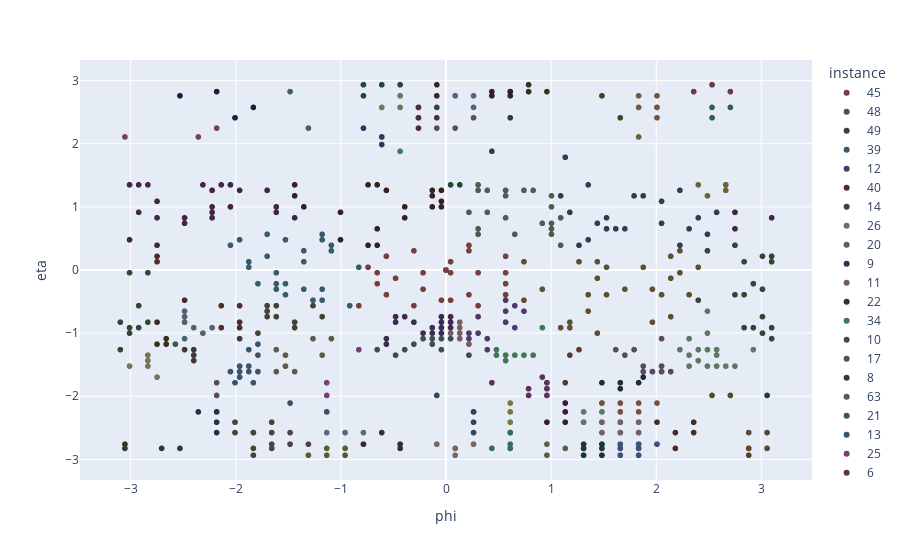

Notebook code for this chart:
### Code cell
px.scatter(events[0].input_event, x='phi', y='eta', color='instance', color_discrete_sequence=palette)

### Figure 1 — Plotly figure (JSON) as saved in the notebook; plotly's stock layout.template omitted (floating-point values rounded to 4 significant figures; data arrays with more than 128 entries replaced by an {"elided": "..."} marker saying what was removed)
{"data": [{"hovertemplate": "instance=45<br>phi=%{x}<br>eta=%{y}<extra></extra>", "legendgroup": "45", "marker": {"color": "rgb(120,62,62)", "symbol": "circle"}, "mode": "markers", "name": "45", "showlegend": true, "type": "scattergl", "x": {"elided": "512 float values"}, "xaxis": "x", "y": {"elided": "512 float values"}, "yaxis": "y"}, {"hovertemplate": "instance=48<br>phi=%{x}<br>eta=%{y}<extra></extra>", "legendgroup": "48", "marker": {"color": "rgb(94,79,49)", "symbol": "circle"}, "mode": "markers", "name": "48", "showlegend": true, "type": "scattergl", "x": [2.225, 1.44, 2.138, 0.9163, 1.702, 1.963, 1.353, 1.527, 2.051, 2.313, 0.7418, 1.353, 2.138, 1.178, 1.963, 1.091, 1.178, 1.44, 1.527, 1.876, 2.4, 0.7418, 1.265, 1.44, 2.138, 2.225], "xaxis": "x", "y": [-0.0435, -0.1305, -0.1305, -0.3045, -0.3045, -0.3045, -0.3915, -0.3915, -0.3915, -0.3915, -0.4785, -0.6525, -0.7395, -0.8265, -0.8265, -0.9135, -0.9135, -1.0, 0.0435, 0.0435, 0.0435, 0.1305, 0.1305, 0.1305, 0.2175, 0.3045], "yaxis": "y"}, {"hovertemplate": "instance=49<br>phi=%{x}<br>eta=%{y}<extra></extra>", "legendgroup": "49", "marker": {"color": "rgb(53,69,53)", "symbol": "circle"}, "mode": "markers", "name": "49", "showlegend": true, "type": "scattergl", "x": [-3.011, -2.836, 2.923, 3.011, 2.749, 2.836, 2.4, -2.923, 3.011, -3.098, -2.836, 2.836, 2.923, 3.098, -3.011, -2.923, 3.011, -3.011, 3.098, 2.836, 3.098, 3.011, 3.098, 2.487, 2.749, -3.098], "xaxis": "x", "y": [-0.0435, -0.0435, -0.2175, -0.3045, -0.3915, -0.3915, -0.4785, -0.5655, -0.7395, -0.8265, -0.8265, -0.9135, -0.9135, -0.9135, -0.9135, -0.9135, -1.0, -1.0, -1.087, 0.1305, 0.1305, 0.2175, 0.2175, 0.3045, 0.3915, -1.262], "yaxis": "y"}, {"hovertemplate": "instance=39<br>phi=%{x}<br>eta=%{y}<extra></extra>", "legendgroup": "39", "marker": {"color": "rgb(56,90,107)", "symbol": "circle"}, "mode": "markers", "name": "39", "showlegend": true, "type": "scattergl", "x": [-1.614, -1.789, -1.614, -1.527, -1.614, -1.353, -1.178, -1.527, -1.265, -1.178, -0.9163, -1.876, -0.829, -1.876, -1.353, -1.702, -1.353, -1.091, -2.051, -1.091, -1.963, -1.527, -1.178, -1.702, -1.178], "xaxis": "x", "y": [-0.0435, -0.2175, -0.2175, -0.2175, -0.3045, -0.3045, -0.3045, -0.3915, -0.4785, -0.4785, -0.5655, 0.0435, 0.0435, 0.1305, 0.1305, 0.2175, 0.3045, 0.3045, 0.3915, 0.3915, 0.4785, 0.4785, 0.4785, 0.5655, 0.5655], "yaxis": "y"}, {"hovertemplate": "instance=12<br>phi=%{x}<br>eta=%{y}<extra></extra>", "legendgroup": "12", "marker": {"color": "rgb(80,56,107)", "symbol": "circle"}, "mode": "markers", "name": "12", "showlegend": true, "type": "scattergl", "x": [0.5672, 0.6545, 0.5672, 0.7418, 0.3054, 0.5672, 0.6545, 0.2182, 0.3054, 0.2182, 0.3927, 0.3927], "xaxis": "x", "y": [-0.4785, -0.5655, -0.6525, -0.6525, -0.7395, -0.8265, -0.9135, -1.001, -1.0, -1.088, -1.087, -1.262], "yaxis": "y"}, {"hovertemplate": "instance=40<br>phi=%{x}<br>eta=%{y}<extra></extra>", "legendgroup": "40", "marker": {"color": "rgb(82,42,42)", "symbol": "circle"}, "mode": "markers", "name": "40", "showlegend": true, "type": "scattergl", "x": [-2.487, -2.138, -1.963, -1.963, -2.138, -1.963, -2.749, -2.749], "xaxis": "x", "y": [-0.4785, -0.5655, -0.5655, -0.8265, -0.9135, -0.9135, 0.1305, 0.2175], "yaxis": "y"}, {"hovertemplate": "instance=14<br>phi=%{x}<br>eta=%{y}<extra></extra>", "legendgroup": "14", "marker": {"color": "rgb(69,64,53)", "symbol": "circle"}, "mode": "markers", "name": "14", "showlegend": true, "type": "scattergl", "x": [-1.702, -1.614, -1.265, -1.702, -1.702, -1.614, -1.178, -1.44, -1.44, -1.789], "xaxis": "x", "y": [-0.5655, -0.5655, -0.5655, -0.6525, -0.7395, -0.7395, -0.7395, -0.8265, -0.9135, -1.0], "yaxis": "y"}, {"hovertemplate": "instance=26<br>phi=%{x}<br>eta=%{y}<extra></extra>", "legendgroup": "26", "marker": {"color": "rgb(92,120,98)", "symbol": "circle"}, "mode": "markers", "name": "26", "showlegend": true, "type": "scattergl", "x": [2.487, 2.487, 2.313, 2.487, 2.574, 2.225, 2.4, 2.923, 2.313, 2.574, 2.4, 2.313, 2.487, 2.574, 2.749, 2.662], "xaxis": "x", "y": [-0.6525, -1.0, -1.088, -1.261, -1.261, -1.261, -1.262, -1.261, -1.348, -1.349, -1.436, -1.523, -1.522, -1.523, -1.523, -1.522], "yaxis": "y"}, {"hovertemplate": "instance=20<br>phi=%{x}<br>eta=%{y}<extra></extra>", "legendgroup": "20", "marker": {"color": "rgb(82,97,107)", "symbol": "circle"}, "mode": "markers", "name": "20", "showlegend": true, "type": "scattergl", "x": [-2.487, -2.487, -2.487, -2.4, -2.225, -2.313, -2.487], "xaxis": "x", "y": [-0.6525, -0.7395, -0.8265, -0.9135, -0.9135, -1.0, -1.087], "yaxis": "y"}, {"hovertemplate": "instance=9<br>phi=%{x}<br>eta=%{y}<extra></extra>", "legendgroup": "9", "marker": {"color": "rgb(63,42,82)", "symbol": "circle"}, "mode": "markers", "name": "9", "showlegend": true, "type": "scattergl", "x": [0.04363, -0.48, -0.3927, -0.04363, 0.04363, -0.48, -0.3054, -0.04363, 0.04363, -0.1309, -0.04363, -0.2182, -0.1309, -0.04363, -0.5672, -0.5672], "xaxis": "x", "y": [-0.7395, -0.7395, -0.7395, -0.7395, -0.8265, -0.8265, -0.8265, -0.8265, -0.9135, -0.9135, -0.9135, -1.001, -1.0, -1.0, -1.088, -1.174], "yaxis": "y"}, {"hovertemplate": "instance=11<br>phi=%{x}<br>eta=%{y}<extra></extra>", "legendgroup": "11", "marker": {"color": "rgb(120,92,92)", "symbol": "circle"}, "mode": "markers", "name": "11", "showlegend": true, "type": "scattergl", "x": [0.1309, 0.1309, 0.04363, 0.1309, 0.1309, 0.2182], "xaxis": "x", "y": [-0.8265, -0.9135, -1.0, -1.0, -1.088, -1.174], "yaxis": "y"}, {"hovertemplate": "instance=22<br>phi=%{x}<br>eta=%{y}<extra></extra>", "legendgroup": "22", "marker": {"color": "rgb(56,49,29)", "symbol": "circle"}, "mode": "markers", "name": "22", "showlegend": true, "type": "scattergl", "x": [-2.749, -2.662, -2.749, -2.662], "xaxis": "x", "y": [-0.8265, -1.088, -1.174, -1.174], "yaxis": "y"}, {"hovertemplate": "instance=34<br>phi=%{x}<br>eta=%{y}<extra></extra>", "legendgroup": "34", "marker": {"color": "rgb(62,120,81)", "symbol": "circle"}, "mode": "markers", "name": "34", "showlegend": true, "type": "scattergl", "x": [0.9163, 0.48, 0.48, 0.829, 0.5672, 0.7418, 0.5672, 0.6545], "xaxis": "x", "y": [-0.9135, -1.261, -1.348, -1.349, -1.348, -1.348, -1.435, -1.348], "yaxis": "y"}, {"hovertemplate": "instance=10<br>phi=%{x}<br>eta=%{y}<extra></extra>", "legendgroup": "10", "marker": {"color": "rgb(63,74,82)", "symbol": "circle"}, "mode": "markers", "name": "10", "showlegend": true, "type": "scattergl", "x": [0.04363, -0.2182, -0.1309, -0.04363, -0.3054, -0.1309, -0.48, -0.6545, -0.3927, -0.04363, 0.2182], "xaxis": "x", "y": [-1.087, -1.088, -1.087, -1.087, -1.174, -1.174, -1.348, -1.262, -1.262, -1.262, -1.349], "yaxis": "y"}, {"hovertemplate": "instance=17<br>phi=%{x}<br>eta=%{y}<extra></extra>", "legendgroup": "17", "marker": {"color": "rgb(91,73,94)", "symbol": "circle"}, "mode": "markers", "name": "17", "showlegend": true, "type": "scattergl", "x": [2.051, 1.789, 1.614, 1.702, 1.963, 2.051, 2.138, 1.876, 2.051, 1.876, 1.963, 2.051, 2.051, 2.138], "xaxis": "x", "y": [-1.087, -1.262, -1.262, -1.349, -1.609, -1.61, -1.609, -1.522, -1.523, -1.61, -1.61, -1.522, -1.609, -1.61], "yaxis": "y"}, {"hovertemplate": "instance=8<br>phi=%{x}<br>eta=%{y}<extra></extra>", "legendgroup": "8", "marker": {"color": "rgb(69,53,53)", "symbol": "circle"}, "mode": "markers", "name": "8", "showlegend": true, "type": "scattergl", "x": [-1.963, -2.487, -2.4, -2.4, -2.4], "xaxis": "x", "y": [-1.087, -1.262, -1.262, -1.348, -1.435], "yaxis": "y"}, {"hovertemplate": "instance=63<br>phi=%{x}<br>eta=%{y}<extra></extra>", "legendgroup": "63", "marker": {"color": "rgb(94,89,73)", "symbol": "circle"}, "mode": "markers", "name": "63", "showlegend": true, "type": "scattergl", "x": [-1.265, -1.091, -1.614, -1.527, -1.178, -1.527, -1.614, -1.44], "xaxis": "x", "y": [-1.087, -1.087, -1.262, -1.348, -1.349, -1.523, -1.61, -1.61], "yaxis": "y"}, {"hovertemplate": "instance=21<br>phi=%{x}<br>eta=%{y}<extra></extra>", "legendgroup": "21", "marker": {"color": "rgb(49,94,67)", "symbol": "circle"}, "mode": "markers", "name": "21", "showlegend": true, "type": "scattergl", "x": [-2.574], "xaxis": "x", "y": [-1.174], "yaxis": "y"}, {"hovertemplate": "instance=13<br>phi=%{x}<br>eta=%{y}<extra></extra>", "legendgroup": "13", "marker": {"color": "rgb(56,83,107)", "symbol": "circle"}, "mode": "markers", "name": "13", "showlegend": true, "type": "scattergl", "x": [-1.789, -1.876, -1.789, -2.051, -1.963, -1.876, -1.789, -1.963, -2.007, -1.833, -1.963, -1.876], "xaxis": "x", "y": [-1.174, -1.261, -1.348, -1.609, -1.61, -1.61, -1.61, -1.697, -1.785, -1.785, -1.523, -1.522], "yaxis": "y"}, {"hovertemplate": "instance=25<br>phi=%{x}<br>eta=%{y}<extra></extra>", "legendgroup": "25", "marker": {"color": "rgb(120,62,120)", "symbol": "circle"}, "mode": "markers", "name": "25", "showlegend": true, "type": "scattergl", "x": [-0.829, -1.134, -1.134], "xaxis": "x", "y": [-1.261, -1.986, -1.785], "yaxis": "y"}, {"hovertemplate": "instance=6<br>phi=%{x}<br>eta=%{y}<extra></extra>", "legendgroup": "6", "marker": {"color": "rgb(94,55,49)", "symbol": "circle"}, "mode": "markers", "name": "6", "showlegend": true, "type": "scattergl", "x": [1.178, 1.265, 1.134], "xaxis": "x", "y": [-1.349, -1.262, -1.785], "yaxis": "y"}, {"hovertemplate": "instance=47<br>phi=%{x}<br>eta=%{y}<extra></extra>", "legendgroup": "47", "marker": {"color": "rgb(120,114,92)", "symbol": "circle"}, "mode": "markers", "name": "47", "showlegend": true, "type": "scattergl", "x": [-2.836, -2.749, -2.836, -2.836, -3.011], "xaxis": "x", "y": [-1.348, -1.696, -1.435, -1.523, -1.522], "yaxis": "y"}, {"hovertemplate": "instance=43<br>phi=%{x}<br>eta=%{y}<extra></extra>", "legendgroup": "43", "marker": {"color": "rgb(73,94,81)", "symbol": "circle"}, "mode": "markers", "name": "43", "showlegend": true, "type": "scattergl", "x": [1.091, 0.3054, 0.6545, 1.004, 0.3054, 1.004, 0.9163, 1.004, 0.5672, 1.091, 0.2182, 0.3927, 1.004, 0.5672, 1.004, 0.3054, 0.3927, 0.5672, 0.829, 0.5672, 0.7418, 0.3054], "xaxis": "x", "y": [0.3915, 0.5655, 0.5655, 0.5655, 0.6525, 0.6525, 0.7395, 0.7395, 0.8265, 0.8265, 0.9135, 0.9135, 1.0, 1.174, 1.174, 1.261, 1.261, 1.262, 1.262, 1.262, 1.262, 1.349], "yaxis": "y"}, {"hovertemplate": "instance=44<br>phi=%{x}<br>eta=%{y}<extra></extra>", "legendgroup": "44", "marker": {"color": "rgb(42,63,82)", "symbol": "circle"}, "mode": "markers", "name": "44", "showlegend": true, "type": "scattergl", "x": [1.265, 2.225, 1.353, 2.487, 1.527, 1.614, 1.702, 2.313, 1.44, 2.051, 1.527, 2.4, 1.178, 2.574, 2.051, 1.091, 1.789, 1.876, 2.225, 1.353, 1.134], "xaxis": "x", "y": [0.3915, 0.3915, 0.4785, 0.5655, 0.6525, 0.6525, 0.6525, 0.6525, 0.7395, 0.7395, 0.8265, 0.8265, 0.9135, 0.9135, 1.087, 1.174, 1.174, 1.174, 1.262, 1.349, 1.785], "yaxis": "y"}, {"hovertemplate": "instance=46<br>phi=%{x}<br>eta=%{y}<extra></extra>", "legendgroup": "46", "marker": {"color": "rgb(69,36,69)", "symbol": "circle"}, "mode": "markers", "name": "46", "showlegend": true, "type": "scattergl", "x": [-2.749, -3.011, 2.749, -2.487, 3.098, -2.749, -2.487, -2.225, -1.44, 2.749, -2.923, -2.225, -1.614, -2.225, -2.051, -1.614, -2.749, -1.963, -1.702, -3.011, -2.923, -2.836, -2.313, -2.225, -2.138, -2.051], "xaxis": "x", "y": [0.3915, 0.4785, 0.6525, 0.7395, 0.8265, 0.8265, 0.8265, 0.8265, 0.8265, 0.9135, 0.9135, 0.9135, 0.9135, 1.0, 1.0, 1.0, 1.087, 1.262, 1.262, 1.349, 1.349, 1.349, 1.349, 1.262, 1.349, 1.349], "yaxis": "y"}, {"hovertemplate": "instance=51<br>phi=%{x}<br>eta=%{y}<extra></extra>", "legendgroup": "51", "marker": {"color": "rgb(56,33,29)", "symbol": "circle"}, "mode": "markers", "name": "51", "showlegend": true, "type": "scattergl", "x": [-0.7418, -0.6545, -1.004, -0.6545, -0.3927, -1.004, -1.353, -0.3927, -0.1309, -0.04363, -0.04363, -1.44, -0.1309, -0.5672, -0.1309, -1.44, -0.7418, -0.6545, -0.04363], "xaxis": "x", "y": [0.3915, 0.3915, 0.4785, 0.6525, 0.8265, 0.9135, 1.0, 1.0, 1.0, 1.0, 1.087, 1.174, 1.174, 1.262, 1.262, 1.349, 1.348, 1.349, 1.262], "yaxis": "y"}, {"hovertemplate": "instance=27<br>phi=%{x}<br>eta=%{y}<extra></extra>", "legendgroup": "27", "marker": {"color": "rgb(107,100,56)", "symbol": "circle"}, "mode": "markers", "name": "27", "showlegend": true, "type": "scattergl", "x": [2.487, 2.662, 2.662, 2.4, 2.662, 1.833], "xaxis": "x", "y": [1.174, 1.349, 1.262, 1.349, 1.349, 2.108], "yaxis": "y"}, {"hovertemplate": "instance=57<br>phi=%{x}<br>eta=%{y}<extra></extra>", "legendgroup": "57", "marker": {"color": "rgb(36,69,51)", "symbol": "circle"}, "mode": "markers", "name": "57", "showlegend": true, "type": "scattergl", "x": [0.1309, 0.04363, 0.4363], "xaxis": "x", "y": [1.349, 1.349, 1.88], "yaxis": "y"}, {"hovertemplate": "instance=53<br>phi=%{x}<br>eta=%{y}<extra></extra>", "legendgroup": "53", "marker": {"color": "rgb(29,44,56)", "symbol": "circle"}, "mode": "markers", "name": "53", "showlegend": true, "type": "scattergl", "x": [1.876, 1.484, 1.833, 1.658, 1.658], "xaxis": "x", "y": [-1.697, -1.785, -1.785, -1.785, -1.88], "yaxis": "y"}, {"hovertemplate": "instance=5<br>phi=%{x}<br>eta=%{y}<extra></extra>", "legendgroup": "5", "marker": {"color": "rgb(94,49,91)", "symbol": "circle"}, "mode": "markers", "name": "5", "showlegend": true, "type": "scattergl", "x": [0.4363, 0.9599, 0.7854, 0.9599, 0.9599, 0.9599, 0.9599, 0.9599, 0.9163, 0.9599, 0.7854], "xaxis": "x", "y": [-1.785, -1.785, -1.88, -1.88, -1.986, -1.785, -1.88, -1.986, -1.696, -1.88, -1.987], "yaxis": "y"}, {"hovertemplate": "instance=54<br>phi=%{x}<br>eta=%{y}<extra></extra>", "legendgroup": "54", "marker": {"color": "rgb(94,76,73)", "symbol": "circle"}, "mode": "markers", "name": "54", "showlegend": true, "type": "scattergl", "x": [-2.182, -2.182], "xaxis": "x", "y": [-1.785, -1.986], "yaxis": "y"}, {"hovertemplate": "instance=71<br>phi=%{x}<br>eta=%{y}<extra></extra>", "legendgroup": "71", "marker": {"color": "rgb(82,76,42)", "symbol": "circle"}, "mode": "markers", "name": "71", "showlegend": true, "type": "scattergl", "x": [2.531, 2.705], "xaxis": "x", "y": [-1.986, -1.987], "yaxis": "y"}, {"hovertemplate": "instance=65<br>phi=%{x}<br>eta=%{y}<extra></extra>", "legendgroup": "65", "marker": {"color": "rgb(43,56,50)", "symbol": "circle"}, "mode": "markers", "name": "65", "showlegend": true, "type": "scattergl", "x": [3.054], "xaxis": "x", "y": [-1.987], "yaxis": "y"}, {"hovertemplate": "instance=38<br>phi=%{x}<br>eta=%{y}<extra></extra>", "legendgroup": "38", "marker": {"color": "rgb(49,67,94)", "symbol": "circle"}, "mode": "markers", "name": "38", "showlegend": true, "type": "scattergl", "x": [-0.08727, 0.2618, 0.2618, 0.2618, 0.2618], "xaxis": "x", "y": [-1.987, -2.247, -2.575, -2.247, -2.411], "yaxis": "y"}, {"hovertemplate": "instance=4<br>phi=%{x}<br>eta=%{y}<extra></extra>", "legendgroup": "4", "marker": {"color": "rgb(56,29,54)", "symbol": "circle"}, "mode": "markers", "name": "4", "showlegend": true, "type": "scattergl", "x": [1.134, 1.134, 1.134, 1.134, 0.9599], "xaxis": "x", "y": [-2.108, -2.108, -2.247, -2.411, -2.411], "yaxis": "y"}, {"hovertemplate": "instance=7<br>phi=%{x}<br>eta=%{y}<extra></extra>", "legendgroup": "7", "marker": {"color": "rgb(120,78,62)", "symbol": "circle"}, "mode": "markers", "name": "7", "showlegend": true, "type": "scattergl", "x": [1.484, 1.658, 2.007, 1.658, 1.484, 1.658, 1.833, 1.833], "xaxis": "x", "y": [-2.107, -2.107, -2.108, -2.247, -2.107, -2.247, -2.108, -2.247], "yaxis": "y"}, {"hovertemplate": "instance=36<br>phi=%{x}<br>eta=%{y}<extra></extra>", "legendgroup": "36", "marker": {"color": "rgb(120,120,62)", "symbol": "circle"}, "mode": "markers", "name": "36", "showlegend": true, "type": "scattergl", "x": [0.6109, 0.6109, 0.6109], "xaxis": "x", "y": [-2.247, -2.108, -2.411], "yaxis": "y"}, {"hovertemplate": "instance=3<br>phi=%{x}<br>eta=%{y}<extra></extra>", "legendgroup": "3", "marker": {"color": "rgb(92,120,109)", "symbol": "circle"}, "mode": "markers", "name": "3", "showlegend": true, "type": "scattergl", "x": [1.309, 1.484, 1.309, 1.484, 1.309, 1.309, 1.309], "xaxis": "x", "y": [-2.247, -2.247, -2.411, -2.247, -2.411, -2.411, -2.411], "yaxis": "y"}, {"hovertemplate": "instance=42<br>phi=%{x}<br>eta=%{y}<extra></extra>", "legendgroup": "42", "marker": {"color": "rgb(36,49,69)", "symbol": "circle"}, "mode": "markers", "name": "42", "showlegend": true, "type": "scattergl", "x": [-2.356, -2.182, -2.182, -2.182, -2.182], "xaxis": "x", "y": [-2.247, -2.247, -2.411, -2.575, -2.247], "yaxis": "y"}, {"hovertemplate": "instance=0<br>phi=%{x}<br>eta=%{y}<extra></extra>", "legendgroup": "0", "marker": {"color": "rgb(120,92,116)", "symbol": "circle"}, "mode": "markers", "name": "0", "showlegend": true, "type": "scattergl", "x": [1.484, 1.658, 1.833, 1.484, 1.658, 1.833, 1.484, 1.658, 1.833, 1.833, 1.484, 1.658, 1.658, 1.484, 1.658, 1.833, 1.484, 1.658, 1.833, 1.484, 1.658, 1.658, 1.833, 1.484, 1.658], "xaxis": "x", "y": [-2.411, -2.411, -2.411, -2.575, -2.575, -2.575, -2.411, -2.411, -2.411, -2.575, -2.411, -2.411, -2.575, -2.411, -2.411, -2.411, -2.575, -2.575, -2.575, -2.411, -2.411, -2.575, -2.575, -2.411, -2.411], "yaxis": "y"}, {"hovertemplate": "instance=68<br>phi=%{x}<br>eta=%{y}<extra></extra>", "legendgroup": "68", "marker": {"color": "rgb(69,45,36)", "symbol": "circle"}, "mode": "markers", "name": "68", "showlegend": true, "type": "scattergl", "x": [2.007, 2.356, 2.182, 2.356, 2.182], "xaxis": "x", "y": [-2.411, -2.411, -2.575, -2.575, -2.825], "yaxis": "y"}, {"hovertemplate": "instance=19<br>phi=%{x}<br>eta=%{y}<extra></extra>", "legendgroup": "19", "marker": {"color": "rgb(68,69,53)", "symbol": "circle"}, "mode": "markers", "name": "19", "showlegend": true, "type": "scattergl", "x": [-1.658, -1.833, -1.833, -1.833, -1.833, -1.658, -1.833, -1.833, -2.007, -2.007], "xaxis": "x", "y": [-2.411, -2.575, -2.934, -2.575, -2.575, -2.575, -2.575, -2.825, -2.411, -2.575], "yaxis": "y"}, {"hovertemplate": "instance=55<br>phi=%{x}<br>eta=%{y}<extra></extra>", "legendgroup": "55", "marker": {"color": "rgb(56,107,90)", "symbol": "circle"}, "mode": "markers", "name": "55", "showlegend": true, "type": "scattergl", "x": [0.6109, 0.6109, 0.6109, 0.6109, 0.6109, 0.4363, 0.6109, 0.6109], "xaxis": "x", "y": [-2.575, -2.575, -2.759, -2.575, -2.575, -2.825, -2.825, -2.825], "yaxis": "y"}, {"hovertemplate": "instance=32<br>phi=%{x}<br>eta=%{y}<extra></extra>", "legendgroup": "32", "marker": {"color": "rgb(92,103,120)", "symbol": "circle"}, "mode": "markers", "name": "32", "showlegend": true, "type": "scattergl", "x": [-1.134, -0.9599, -0.7854], "xaxis": "x", "y": [-2.575, -2.575, -2.575], "yaxis": "y"}, {"hovertemplate": "instance=33<br>phi=%{x}<br>eta=%{y}<extra></extra>", "legendgroup": "33", "marker": {"color": "rgb(56,43,54)", "symbol": "circle"}, "mode": "markers", "name": "33", "showlegend": true, "type": "scattergl", "x": [-0.6109, -0.7854, -0.4363, -0.7854, -0.4363], "xaxis": "x", "y": [-2.575, -2.759, -2.759, -2.759, -2.825], "yaxis": "y"}, {"hovertemplate": "instance=50<br>phi=%{x}<br>eta=%{y}<extra></extra>", "legendgroup": "50", "marker": {"color": "rgb(120,100,92)", "symbol": "circle"}, "mode": "markers", "name": "50", "showlegend": true, "type": "scattergl", "x": [0.2618, -0.08727, 0.08727, 0.08727, 0.08727, 0.08727], "xaxis": "x", "y": [-2.759, -2.759, -2.934, -2.825, -2.825, -2.825], "yaxis": "y"}, {"hovertemplate": "instance=70<br>phi=%{x}<br>eta=%{y}<extra></extra>", "legendgroup": "70", "marker": {"color": "rgb(91,94,73)", "symbol": "circle"}, "mode": "markers", "name": "70", "showlegend": true, "type": "scattergl", "x": [0.9599, 0.9599, 1.134], "xaxis": "x", "y": [-2.759, -2.934, -2.825], "yaxis": "y"}, {"hovertemplate": "instance=1<br>phi=%{x}<br>eta=%{y}<extra></extra>", "legendgroup": "1", "marker": {"color": "rgb(29,56,49)", "symbol": "circle"}, "mode": "markers", "name": "1", "showlegend": true, "type": "scattergl", "x": [1.484, 1.484, 1.309, 1.484, 1.309, 1.484, 1.484, 1.309, 1.484, 1.484, 1.309, 1.484, 1.309, 1.309], "xaxis": "x", "y": [-2.759, -2.934, -2.759, -2.759, -2.934, -2.934, -2.759, -2.934, -2.934, -2.825, -2.825, -2.825, -2.825, -2.825], "yaxis": "y"}, {"hovertemplate": "instance=2<br>phi=%{x}<br>eta=%{y}<extra></extra>", "legendgroup": "2", "marker": {"color": "rgb(62,81,120)", "symbol": "circle"}, "mode": "markers", "name": "2", "showlegend": true, "type": "scattergl", "x": [1.658, 1.833, 2.007, 1.658, 1.833, 1.658, 1.833, 1.658, 1.658, 1.833, 2.007, 1.658, 1.833, 1.658, 1.833, 1.658, 1.833, 1.658, 1.833], "xaxis": "x", "y": [-2.759, -2.759, -2.759, -2.934, -2.934, -2.759, -2.759, -2.934, -2.759, -2.759, -2.759, -2.934, -2.934, -2.825, -2.825, -2.825, -2.825, -2.825, -2.825], "yaxis": "y"}, {"hovertemplate": "instance=30<br>phi=%{x}<br>eta=%{y}<extra></extra>", "legendgroup": "30", "marker": {"color": "rgb(82,63,75)", "symbol": "circle"}, "mode": "markers", "name": "30", "showlegend": true, "type": "scattergl", "x": [-1.658, -1.484, -1.309, -1.484, -1.658], "xaxis": "x", "y": [-2.759, -2.759, -2.759, -2.575, -2.825], "yaxis": "y"}, {"hovertemplate": "instance=72<br>phi=%{x}<br>eta=%{y}<extra></extra>", "legendgroup": "72", "marker": {"color": "rgb(94,64,49)", "symbol": "circle"}, "mode": "markers", "name": "72", "showlegend": true, "type": "scattergl", "x": [2.88], "xaxis": "x", "y": [-2.934], "yaxis": "y"}, {"hovertemplate": "instance=31<br>phi=%{x}<br>eta=%{y}<extra></extra>", "legendgroup": "31", "marker": {"color": "rgb(85,94,49)", "symbol": "circle"}, "mode": "markers", "name": "31", "showlegend": true, "type": "scattergl", "x": [-1.309, -1.134, -0.9599, -1.134, -0.9599], "xaxis": "x", "y": [-2.934, -2.934, -2.934, -2.825, -2.825], "yaxis": "y"}, {"hovertemplate": "instance=23<br>phi=%{x}<br>eta=%{y}<extra></extra>", "legendgroup": "23", "marker": {"color": "rgb(62,120,112)", "symbol": "circle"}, "mode": "markers", "name": "23", "showlegend": true, "type": "scattergl", "x": [-0.4363], "xaxis": "x", "y": [1.88], "yaxis": "y"}, {"hovertemplate": "instance=24<br>phi=%{x}<br>eta=%{y}<extra></extra>", "legendgroup": "24", "marker": {"color": "rgb(49,55,94)", "symbol": "circle"}, "mode": "markers", "name": "24", "showlegend": true, "type": "scattergl", "x": [-0.6109, -0.6109, -0.6109, -0.7854], "xaxis": "x", "y": [1.987, 2.108, 2.108, 2.247], "yaxis": "y"}, {"hovertemplate": "instance=66<br>phi=%{x}<br>eta=%{y}<extra></extra>", "legendgroup": "66", "marker": {"color": "rgb(120,62,97)", "symbol": "circle"}, "mode": "markers", "name": "66", "showlegend": true, "type": "scattergl", "x": [-3.054, -2.356, -2.182], "xaxis": "x", "y": [2.108, 2.108, 2.247], "yaxis": "y"}, {"hovertemplate": "instance=69<br>phi=%{x}<br>eta=%{y}<extra></extra>", "legendgroup": "69", "marker": {"color": "rgb(94,80,73)", "symbol": "circle"}, "mode": "markers", "name": "69", "showlegend": true, "type": "scattergl", "x": [0.08727, 0.2618, -0.08727], "xaxis": "x", "y": [2.247, 2.411, 2.247], "yaxis": "y"}, {"hovertemplate": "instance=35<br>phi=%{x}<br>eta=%{y}<extra></extra>", "legendgroup": "35", "marker": {"color": "rgb(60,69,36)", "symbol": "circle"}, "mode": "markers", "name": "35", "showlegend": true, "type": "scattergl", "x": [1.658, 1.484], "xaxis": "x", "y": [2.411, 2.759], "yaxis": "y"}, {"hovertemplate": "instance=73<br>phi=%{x}<br>eta=%{y}<extra></extra>", "legendgroup": "73", "marker": {"color": "rgb(49,94,88)", "symbol": "circle"}, "mode": "markers", "name": "73", "showlegend": true, "type": "scattergl", "x": [2.531, 2.531, 2.705], "xaxis": "x", "y": [2.411, 2.575, 2.575], "yaxis": "y"}, {"hovertemplate": "instance=67<br>phi=%{x}<br>eta=%{y}<extra></extra>", "legendgroup": "67", "marker": {"color": "rgb(29,33,56)", "symbol": "circle"}, "mode": "markers", "name": "67", "showlegend": true, "type": "scattergl", "x": [-2.007, -2.531, -1.833, -2.182], "xaxis": "x", "y": [2.411, 2.759, 2.575, 2.825], "yaxis": "y"}, {"hovertemplate": "instance=37<br>phi=%{x}<br>eta=%{y}<extra></extra>", "legendgroup": "37", "marker": {"color": "rgb(82,42,63)", "symbol": "circle"}, "mode": "markers", "name": "37", "showlegend": true, "type": "scattergl", "x": [-0.2618, -0.2618, -0.2618, -0.08727, -0.2618, -0.2618, -0.2618], "xaxis": "x", "y": [2.411, 2.575, 2.411, 2.411, 2.575, 2.247, 2.411], "yaxis": "y"}, {"hovertemplate": "instance=29<br>phi=%{x}<br>eta=%{y}<extra></extra>", "legendgroup": "29", "marker": {"color": "rgb(120,85,62)", "symbol": "circle"}, "mode": "markers", "name": "29", "showlegend": true, "type": "scattergl", "x": [2.007, 2.007, 2.007, 1.833, 2.007, 1.833], "xaxis": "x", "y": [2.575, 2.759, 2.411, 2.575, 2.575, 2.759], "yaxis": "y"}, {"hovertemplate": "instance=59<br>phi=%{x}<br>eta=%{y}<extra></extra>", "legendgroup": "59", "marker": {"color": "rgb(112,120,92)", "symbol": "circle"}, "mode": "markers", "name": "59", "showlegend": true, "type": "scattergl", "x": [-0.4363, -0.4363, -0.6109, -0.4363], "xaxis": "x", "y": [2.575, 2.759, 2.575, 2.759], "yaxis": "y"}, {"hovertemplate": "instance=60<br>phi=%{x}<br>eta=%{y}<extra></extra>", "legendgroup": "60", "marker": {"color": "rgb(53,69,67)", "symbol": "circle"}, "mode": "markers", "name": "60", "showlegend": true, "type": "scattergl", "x": [-0.08727], "xaxis": "x", "y": [2.575], "yaxis": "y"}, {"hovertemplate": "instance=52<br>phi=%{x}<br>eta=%{y}<extra></extra>", "legendgroup": "52", "marker": {"color": "rgb(92,96,120)", "symbol": "circle"}, "mode": "markers", "name": "52", "showlegend": true, "type": "scattergl", "x": [0.08727, 0.08727, 0.2618, 0.2618], "xaxis": "x", "y": [2.759, 2.759, 2.759, 2.575], "yaxis": "y"}, {"hovertemplate": "instance=18<br>phi=%{x}<br>eta=%{y}<extra></extra>", "legendgroup": "18", "marker": {"color": "rgb(56,29,42)", "symbol": "circle"}, "mode": "markers", "name": "18", "showlegend": true, "type": "scattergl", "x": [0.4363, 0.6109, 0.6109, 0.6109, 0.6109, 0.4363, 0.6109], "xaxis": "x", "y": [2.759, 2.759, 2.825, 2.825, 2.825, 2.825, 2.825], "yaxis": "y"}, {"hovertemplate": "instance=61<br>phi=%{x}<br>eta=%{y}<extra></extra>", "legendgroup": "61", "marker": {"color": "rgb(56,40,29)", "symbol": "circle"}, "mode": "markers", "name": "61", "showlegend": true, "type": "scattergl", "x": [-0.08727, -0.08727], "xaxis": "x", "y": [2.759, 2.934], "yaxis": "y"}, {"hovertemplate": "instance=28<br>phi=%{x}<br>eta=%{y}<extra></extra>", "legendgroup": "28", "marker": {"color": "rgb(45,56,29)", "symbol": "circle"}, "mode": "markers", "name": "28", "showlegend": true, "type": "scattergl", "x": [0.7854, 0.7854, 0.9599], "xaxis": "x", "y": [2.934, 2.825, 2.825], "yaxis": "y"}, {"hovertemplate": "instance=58<br>phi=%{x}<br>eta=%{y}<extra></extra>", "legendgroup": "58", "marker": {"color": "rgb(36,69,67)", "symbol": "circle"}, "mode": "markers", "name": "58", "showlegend": true, "type": "scattergl", "x": [-0.4363, -0.7854, -0.7854, -0.6109], "xaxis": "x", "y": [2.934, 2.759, 2.934, 2.934], "yaxis": "y"}, {"hovertemplate": "instance=15<br>phi=%{x}<br>eta=%{y}<extra></extra>", "legendgroup": "15", "marker": {"color": "rgb(73,76,94)", "symbol": "circle"}, "mode": "markers", "name": "15", "showlegend": true, "type": "scattergl", "x": [-1.484, -1.134, -1.134], "xaxis": "x", "y": [-2.108, -2.247, -2.247], "yaxis": "y"}, {"hovertemplate": "instance=56<br>phi=%{x}<br>eta=%{y}<extra></extra>", "legendgroup": "56", "marker": {"color": "rgb(107,56,73)", "symbol": "circle"}, "mode": "markers", "name": "56", "showlegend": true, "type": "scattergl", "x": [2.531, 2.705, 2.356], "xaxis": "x", "y": [2.934, 2.825, 2.825], "yaxis": "y"}, {"hovertemplate": "instance=16<br>phi=%{x}<br>eta=%{y}<extra></extra>", "legendgroup": "16", "marker": {"color": "rgb(94,70,49)", "symbol": "circle"}, "mode": "markers", "name": "16", "showlegend": true, "type": "scattergl", "x": [2.88, 2.88, 2.88, 3.054, 2.88, 3.054], "xaxis": "x", "y": [-2.575, -2.825, -2.825, -2.575, -2.825, -2.825], "yaxis": "y"}, {"hovertemplate": "instance=62<br>phi=%{x}<br>eta=%{y}<extra></extra>", "legendgroup": "62", "marker": {"color": "rgb(51,56,43)", "symbol": "circle"}, "mode": "markers", "name": "62", "showlegend": true, "type": "scattergl", "x": [-3.054, -2.705, -2.531, -3.054], "xaxis": "x", "y": [-2.759, -2.825, -2.825, -2.825], "yaxis": "y"}, {"hovertemplate": "instance=64<br>phi=%{x}<br>eta=%{y}<extra></extra>", "legendgroup": "64", "marker": {"color": "rgb(73,94,93)", "symbol": "circle"}, "mode": "markers", "name": "64", "showlegend": true, "type": "scattergl", "x": [-1.309, -1.484], "xaxis": "x", "y": [2.247, 2.825], "yaxis": "y"}, {"hovertemplate": "instance=41<br>phi=%{x}<br>eta=%{y}<extra></extra>", "legendgroup": "41", "marker": {"color": "rgb(53,54,69)", "symbol": "circle"}, "mode": "markers", "name": "41", "showlegend": true, "type": "scattergl", "x": [0.6109], "xaxis": "x", "y": [2.411], "yaxis": "y"}], "layout": {"legend": {"title": {"text": "instance"}, "tracegroupgap": 0}, "margin": {"t": 60}, "xaxis": {"anchor": "y", "domain": [0, 1], "title": {"text": "phi"}}, "yaxis": {"anchor": "x", "domain": [0, 1], "title": {"text": "eta"}}}}
